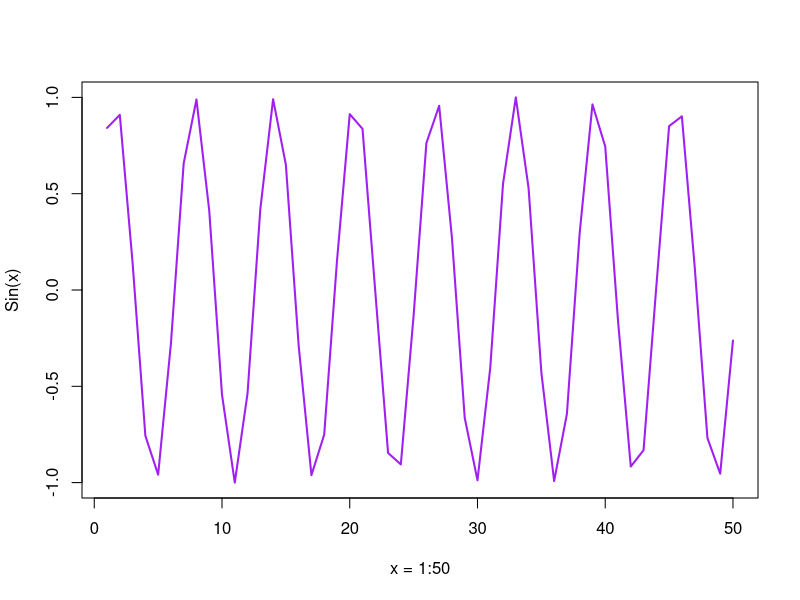

R code for this plot:
## ---- chunk 1
knitr::opts_chunk$set(echo = TRUE)
## ---- chunk 2
X=1:50
plot(X, sin(X), typ="l", col="purple", lwd=2, xlab="x = 1:50", ylab="Sin(x)")
## ---- chunk 3
grades <- c(alice=80, barry=99, chandra=60, chris=100) 
 grades["barry"] 
## ---- chunk 4
which.max(grades) 
## ---- chunk 5
sort(grades)
## ---- chunk 6
x <-1:3; names(x) <- 3:1; x[3] 
